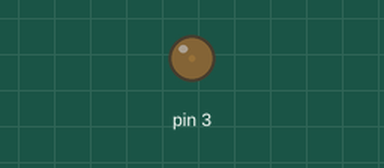
Recording of a sketch running on a simulated Arduino Uno, built with avr-gcc and run on an emulated ATmega328P. On the bench: output pins drawn as LEDs (lit = HIGH).

Above: at 0.05 s.
At 1.25 s:
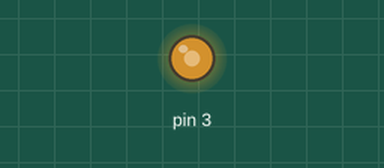
At 1.85 s:
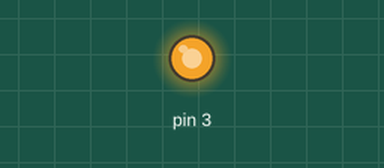
At 3.65 s:
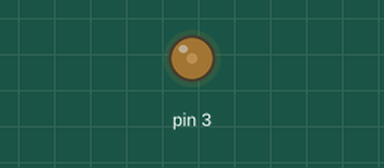
Timing chart, 0 to 5.3 s (numbered marks = the images above):
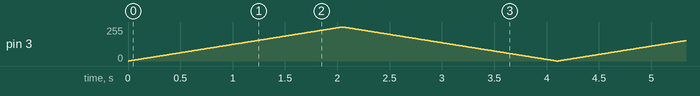

The sketch:

breathing_light.ino
```cpp
#include <breathingLight.h>

breathingLight b(3);

void setup() {

}

void loop() {
  b.breath(8);
}
```

breathingLight.h
```cpp
class breathingLight{
public:
	breathingLight(int pin);
	void breath(int d);
private:
	int pinNum;
};
```
